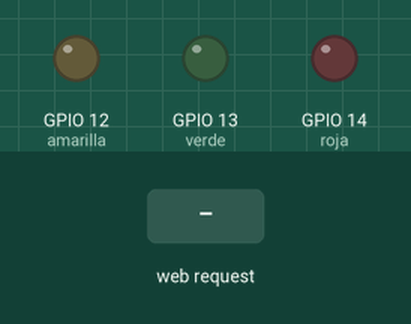
Recording of a sketch running on a simulated ESP8266 (NodeMCU). On the bench: output pins drawn as LEDs (lit = HIGH). The test bench sets the inputs (shaded band). WiFi joins after 1.5 s; servers stay silent unless stated; what the sketch prints to the serial monitor is not drawn.

Above: at 3.3 s.
3.4 s: HTTP request GET /roja=ON received
At 4.0 s:
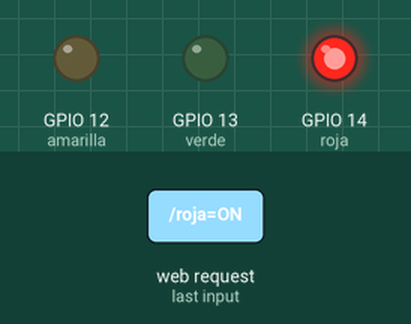
4.9 s: HTTP request GET /amarilla=ON received
At 6.1 s:
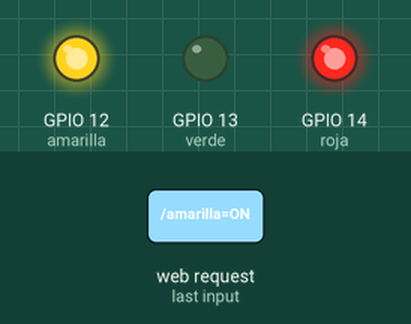
6.4 s: HTTP request GET /roja=OFF received
At 7.5 s:
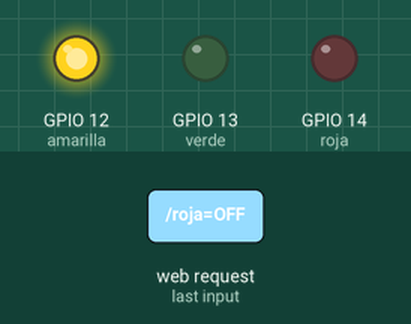
7.9 s: HTTP request GET /verde=ON received
At 8.6 s:
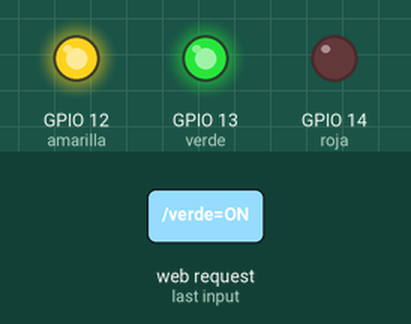
9.4 s: HTTP request GET /roja=ON received
At 9.8 s:
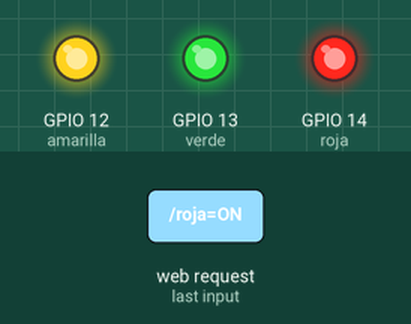
10.9 s: HTTP request GET /amarilla=OFF received
At 12.1 s:
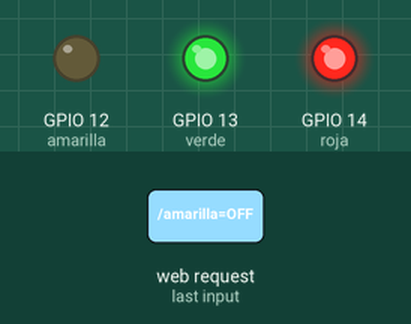
Timing chart, 0 to 13.4 s (numbered marks = the images above; inputs shaded):
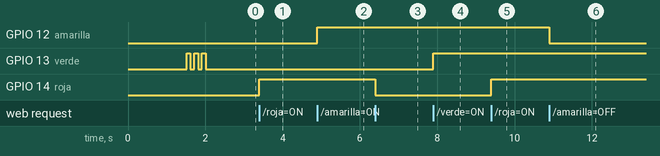

Measured:
- after the input at 3.4 s, GPIO 14 (roja): LOW → HIGH at once
- after the input at 4.9 s, GPIO 12 (amarilla): LOW → HIGH at once
- after the input at 6.4 s, GPIO 14 (roja): HIGH → LOW at once
- after the input at 7.9 s, GPIO 13 (verde): LOW → HIGH at once
- after the input at 9.4 s, GPIO 14 (roja): LOW → HIGH at once
- after the input at 10.9 s, GPIO 12 (amarilla): HIGH → LOW at once

The sketch:

mcu-led-web.ino
```cpp
#include <ESP8266WiFi.h>

const char* ssid = "CFT";
const char* password = "1018501491";

const int roja = 14;
const int amarilla=12;
const int verde=13;

WiFiServer server(80);

void setup() {
  Serial.begin(115200);
  delay(10);

  pinMode(roja, OUTPUT);
  pinMode(amarilla,OUTPUT);
  pinMode(verde,OUTPUT);
  digitalWrite(roja, 0);
  digitalWrite(amarilla,0);
  digitalWrite(verde,0);

  // Connect to WiFi network
  Serial.println();
  Serial.println();
  Serial.print("Connecting to ");
  Serial.println(ssid);

  WiFi.begin(ssid, password);

  while (WiFi.status() != WL_CONNECTED) {
    delay(500);
    Serial.print(".");
  }
  Serial.println("");
  Serial.println("WiFi connected");

  // Start the server
  server.begin();
  Serial.println("Server started");

  // Print the IP address
  Serial.print("Use this URL to connect: ");
  Serial.print("http://");
  Serial.print(WiFi.localIP());
  Serial.println("/");

  digitalWrite(verde, 1);
  delay(100);
  digitalWrite(verde, 0);
  delay(100);

  digitalWrite(verde, 1);
  delay(100);
  digitalWrite(verde, 0);
  delay(100);

  digitalWrite(verde, 1);
  delay(100);
  digitalWrite(verde, 0);
  delay(100);


}

void loop() {
  // Check if a client has connected
  WiFiClient client = server.available();
  if (!client) {
    return;
  }

  // Wait until the client sends some data
  Serial.println("new client");
  while(!client.available()){
    delay(1);
  }

  // Read the first line of the request
  String request = client.readStringUntil('\r');
  Serial.println(request);
  client.flush();

  // Match the request

  int valor_roja = 0;
  int valor_amarilla=0;
  int valor_verde=0;
  if (request.indexOf("/roja=ON") != -1)  {
    digitalWrite(roja, 1);
    valor_roja = 1;
  }
  if (request.indexOf("/roja=OFF") != -1)  {
    digitalWrite(roja, 0);
    valor_roja = 0;
  }if (request.indexOf("/amarilla=ON") != -1)  {
    digitalWrite(amarilla, 1);
    valor_amarilla = 1;
  }
  if (request.indexOf("/amarilla=OFF") != -1)  {
    digitalWrite(amarilla, 0);
    valor_amarilla = 0;
  }if (request.indexOf("/verde=ON") != -1)  {
    digitalWrite(verde, 1);
    valor_verde = 1;
  }
  if (request.indexOf("/verde=OFF") != -1)  {
    digitalWrite(verde, 0);
    valor_verde = 0;
  }

// Set ledPin according to the request
//digitalWrite(ledPin, value);

  // Return the response
  client.println("HTTP/1.1 200 OK");
  client.println("Content-Type: text/html");
  client.println(""); //  do not forget this one
  client.println("<!DOCTYPE HTML>");
  client.println("<html>");

  client.println("color que esta prendido: ");

  String leds="";

  if(valor_roja ==1) {
    leds += "roja, ";
  }

  else if(valor_amarilla ==1) {
    leds += "amarilla, ";
  }

  else if(valor_verde ==1) {
    leds += "verde";
  }

  client.print(leds);


  client.println("<h1>primera pag andres</h1>");
  client.println("<br><br>");
  client.println("<a href=\"/roja=ON\"\"><button>prender roja </button></a>");
  client.println("<a href=\"/roja=OFF\"\"><button>apagar roja </button></a><br />");
  client.println("<a href=\"/amarilla=ON\"\"><button>prender amarilla </button></a>");
  client.println("<a href=\"/amarilla=OFF\"\"><button>apagar amarilla </button></a><br />");
  client.println("<a href=\"/verde=ON\"\"><button>prender verde </button></a>");
  client.println("<a href=\"/verde=OFF\"\"><button>apagar verde </button></a><br />");
  client.println("</html>");

  delay(1);
  Serial.println("Client disonnected");
  Serial.println("");

}
```
